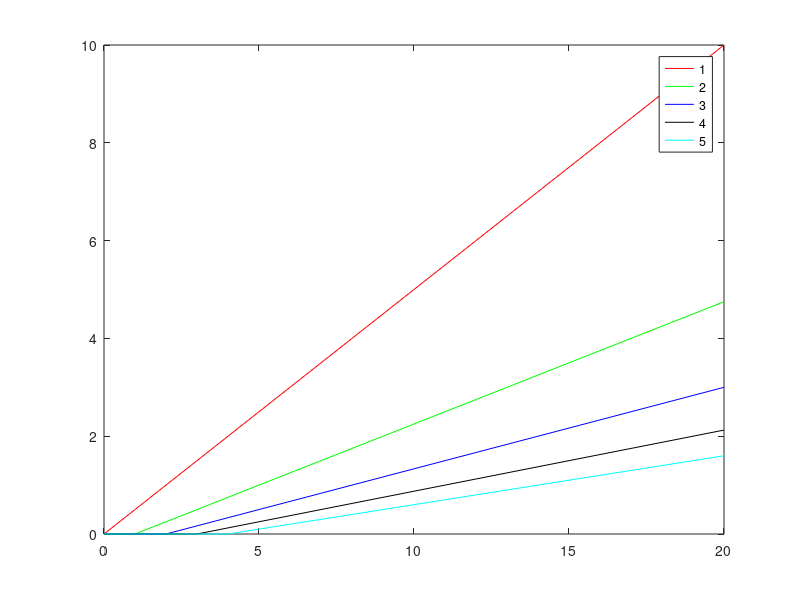

MATLAB code for this plot:
clear all
clc

prob_table = zeros(10,21);
for target_size = 1:10
    target_pk = 1 - 0.3625^target_size;
   for numAgents = 1:21
       Pk = 1 - 0.3625^(numAgents-1);
       prob_table(target_size,numAgents) =(0.5*(numAgents-target_size)/target_size)*isreal(log(0.3625)/log(Pk-target_pk));%log(0.3625)/log(Pk-target_pk)*isreal(log(0.3625)/log(Pk-target_pk));
   end
end

plot([0:20],prob_table(1,:),'r');
hold on
plot([0:20],prob_table(2,:),'g');
plot([0:20],prob_table(3,:),'b');
plot([0:20],prob_table(4,:),'k');
plot([0:20],prob_table(5,:),'c');
%{
plot([0:20],prob_table(6,:),'r-.');
plot([0:20],prob_table(7,:),'g-.');
plot([0:20],prob_table(8,:),'b-.');
plot([0:20],prob_table(9,:),'k-.');
plot([0:20],prob_table(10,:),'c-.');
%}
legend('1','2','3','4','5','6','7','8','9','10')